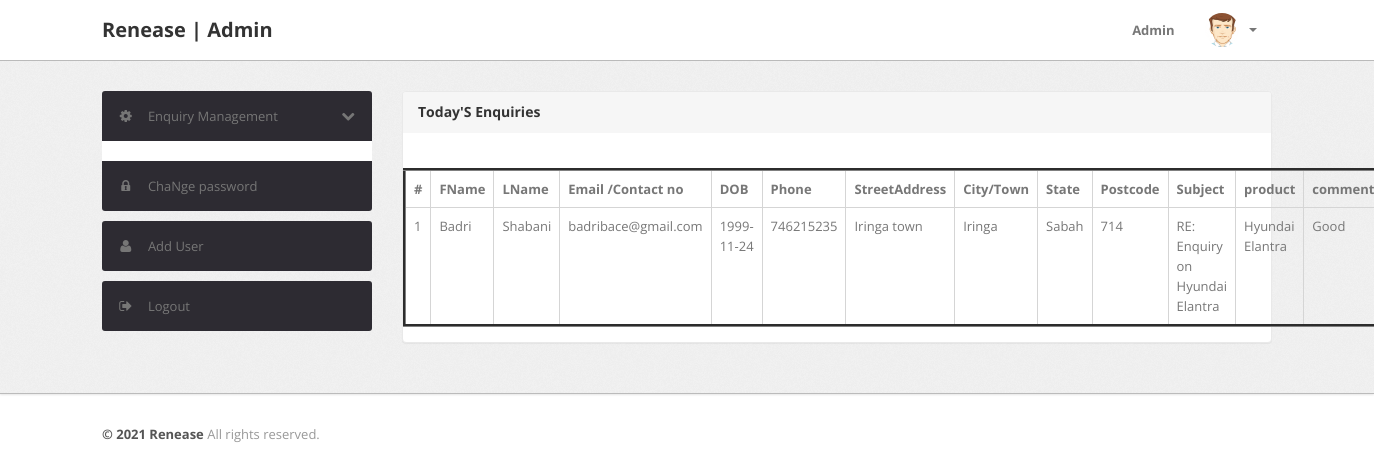
Page /RenEase/Admin/todays-enquiry.php (signed in) on the committed database.
### tables this page shows
CREATE TABLE `enquiry` (
  `id` int(11) NOT NULL,
  `FirstName` varchar(100) NOT NULL,
  `LastName` varchar(50) NOT NULL,
  `Email` varchar(32) NOT NULL,
  `DOB` varchar(20) NOT NULL,
  `PhonerNumber` int(10) NOT NULL,
  `StreetAddress` varchar(50) NOT NULL,
  `CityTown` varchar(50) NOT NULL,
  `state` varchar(20) NOT NULL,
  `Postcode` varchar(50) NOT NULL,
  `subject` varchar(100) NOT NULL,
  `product` varchar(100) NOT NULL,
  `comments` varchar(1000) NOT NULL,
  `Status` varchar(100) NOT NULL,
  `DoneON` timestamp NOT NULL DEFAULT current_timestamp()
);

### RenEase/Admin/todays-enquiry.php (the view, shortened to what this page needs)
<?php
include('../setting/config.php');
?>
<!DOCTYPE html>
<html lang="en">
<head>
	<link type="text/css" href="bootstrap/css/bootstrap.min.css" rel="stylesheet">
	<link type="text/css" href="bootstrap/css/bootstrap-responsive.min.css" rel="stylesheet">
	<link type="text/css" href="css/theme.css" rel="stylesheet">
	<link type="text/css" href="images/icons/css/font-awesome.css" rel="stylesheet">
</head>
<body>
<?php include('include/header.php');?>
	<div class="wrapper">
		<div class="container">
			<div class="row">
<?php include('include/sidebar.php');?>
			<div class="span9">
					<div class="content">
	<div class="module">
							<div class="module-head">
								<h3>Today'S Enquiries</h3>
							</div>
							<div class="module-body table">
									<br />
								<table border="3">
									<thead style="width: 100%;">
										<tr>
											<th>#</th>
											<th>FName</th>
											<th>LName</th>
											<th>Email /Contact no</th>
											<th>DOB</th>
											<th>Phone</th>
											<th>StreetAddress</th>
											<th>City/Town</th>
											<th>State</th>
											<th>Postcode</th>
											<th>Subject</th>
											<th>product</th>
											<th>comments</th>
										</tr>
									</thead>
<tbody>
<?php
$query=mysqli_query($DBcon,"SELECT * from enquiry ");
$cnt=1;
while($row=mysqli_fetch_array($query))
{
?>
										<tr>
											<td><?php echo htmlentities($cnt);?></td>
											<td><?php echo htmlentities($row['FirstName']);?></td>
											<td><?php echo htmlentities($row['LastName']);?></td>
											<td><?php echo htmlentities($row['Email']);?></td>
											<td><?php echo htmlentities($row['DOB']);?></td>
											<td><?php echo htmlentities($row['PhonerNumber']);?></td>
											<td><?php echo htmlentities($row['StreetAddress']);?></td>
											<td><?php echo htmlentities($row['CityTown']);?></td>
											<td><?php echo htmlentities($row['state']);?></td>
											<td><?php echo htmlentities($row['Postcode']);?></td>
											<td><?php echo htmlentities($row['subject']);?></td>
											<td><?php echo htmlentities($row['product']);?></td>
											<td><?php echo htmlentities($row['comments']);?></td>
											</tr>
										<?php $cnt=$cnt+1; } ?>
										</tbody>
								</table>
							</div>
						</div>
					</div>
				</div>
			</div>
		</div>
	</div>
<?php include('include/footer.php');?>
</body>

### RenEase/Admin/include/header.php (shortened to what this page needs)
<div class="navbar navbar-fixed-top">
		<div class="navbar-inner">
			<div class="container">
			  	<a class="brand" href="index.html">
			  		Renease | Admin
			  	</a>
				<div class="nav-collapse collapse navbar-inverse-collapse">
					<ul class="nav pull-right">
						<li><a href="#">
							Admin
						</a></li>
						<li class="nav-user dropdown">
							<a href="#" class="dropdown-toggle" data-toggle="dropdown">
								<img src="images/user.png" class="nav-avatar" />
								<b class="caret"></b>
							</a>
						</li>
					</ul>
				</div>
			</div>
		</div>
	</div>

### RenEase/Admin/include/sidebar.php (shortened to what this page needs)
<div class="span3">
					<div class="sidebar">
<ul class="widget widget-menu unstyled">
							<li>
								<a class="collapsed" data-toggle="collapse" href="#togglePages">
									<i class="menu-icon icon-cog"></i>
									<i class="icon-chevron-down pull-right"></i><i class="icon-chevron-up pull-right"></i>
									Enquiry Management
								</a>
							</li>
							<br>
							<li>
								<a href="change-password.php">
									<i class="menu-icon icon-lock"></i>
									ChaNge password
								</a>
							</li>
						</ul>
						<ul class="widget widget-menu unstyled">
                                <li><a href="addUser.php"><i class="menu-icon icon-user"></i> Add User </a></li>
                            </ul>
						<ul class="widget widget-menu unstyled">
							<li>
								<a href="logout.php">
									<i class="menu-icon icon-signout"></i>
									Logout
								</a>
							</li>
						</ul>
					</div>
				</div>

### RenEase/Admin/include/footer.php
<div class="footer">
	<div class="container">
		<b class="copyright">&copy; 2021 Renease </b> All rights reserved.
	</div>
</div>

### RenEase/Admin/css/theme.css (style rules this page uses)
body { font-size: 13px; font-family: 'Open Sans', Arial, sans-serif; background: #fff; color: #777 }
h1, h2, h3, h4, h5, h6 { color: #333; margin-top: 0 }
h3 { font-size: 20px }
strong, b { color: #555 }
.wrapper { background: url(../images/bg.png) #eee; border-bottom: 1px solid #bbb; -webkit-box-shadow: 0 1px 2px rgba(0,0,0,0.1); -moz-box-shadow: 0 1px 2px rgba(0,0,0,0.1); box-shadow: 0 1px 2px rgba(0,0,0,0.1); padding: 30px 0 }
.footer { color: #999; padding: 30px 0 60px }
body [class^="icon-"], body [class*=" icon-"] { font-size: 14px; line-height: 20px; height: 20px }
.module { background: #fff; -webkit-border-radius: 3px; -moz-border-radius: 3px; border-radius: 3px; border: 1px solid #ccc; border-bottom-color: #bbb; -webkit-box-shadow: 0 0 1px rgba(0,0,0,0.2); -moz-box-shadow: 0 0 1px rgba(0,0,0,0.2); box-shadow: 0 0 1px rgba(0,0,0,0.2); margin-bottom: 30px }
.navbar { position: static!important; margin: 0!important }
.navbar .navbar-inner { background: #fff; border-bottom: 1px solid #bbb; -webkit-box-shadow: 0 1px 2px rgba(0,0,0,0.15); -moz-box-shadow: 0 1px 2px rgba(0,0,0,0.15); box-shadow: 0 1px 2px rgba(0,0,0,0.15) }
.navbar .brand { color: #333; font-weight: bold; font-size: 20px; margin-right: 20px; padding: 20px }
.navbar .nav>li>a { padding: 20px 15px; font-weight: bold; color: #777 }
.nav-user>a { height: 20px }
.nav-avatar { width: 34px; height: 34px; margin: -7px 5px 0 0; -webkit-border-radius: 50%; -moz-border-radius: 50%; border-radius: 50% }
.table { margin-bottom: 0 }
.table th, .table td { border-color: #d5d5d5!important }
.widget-menu { background: #fff; -webkit-border-radius: 3px; -moz-border-radius: 3px; border-radius: 3px; overflow: hidden }
.widget-menu a { color: #555; display: block; line-height: 20px; padding: 15px; text-decoration: none!important }
.widget-menu .menu-icon { margin-right: 10px; color: #767676; -webkit-transition: all .2s ease-in-out; -moz-transition: all .2s ease-in-out; transition: all .2s ease-in-out; }
.widget-menu>li>a { background-color: #2d2b32; color: #767676; -webkit-transition: all .2s ease-in-out; -moz-transition: all .2s ease-in-out; transition: all .2s ease-in-out; }
.widget-menu>li>a .icon-chevron-down { display: none }
.widget-menu>li>a.collapsed .icon-chevron-down { display: block }
.module { box-shadow: 0 0 3px rgba(0,0,0,.1); border-color: #e9e9e9; margin-bottom: 20px; background-color: #fff; border-radius: 4px; -webkit-box-shadow: 0 1px 1px rgba(0,0,0,.05); box-shadow: 0 1px 1px rgba(0,0,0,.05); }
.module-head { color: #767676; background-color: #f6f6f6; border-color: #e9e9e9; padding: 10px 15px; border-bottom: 1px solid transparent; border-top-right-radius: 3px; border-top-left-radius: 3px; }
.module-head h3 { font-size: 14px; line-height: 20px; height: 20px; margin: 0 }
.module-body { padding: 15px }
.module-body.table { padding: 15px 0 }

### rows in the picture
enquiry: FirstName "Badri", LastName "Shabani", Email "badribace@gmail.com", DOB "1999-11-24", PhonerNumber "746215235", StreetAddress "Iringa town", CityTown "Iringa", state "Sabah", Postcode "714", subject "RE: Enquiry on Hyundai Elantra", product "Hyundai Elantra", comments "Good"
